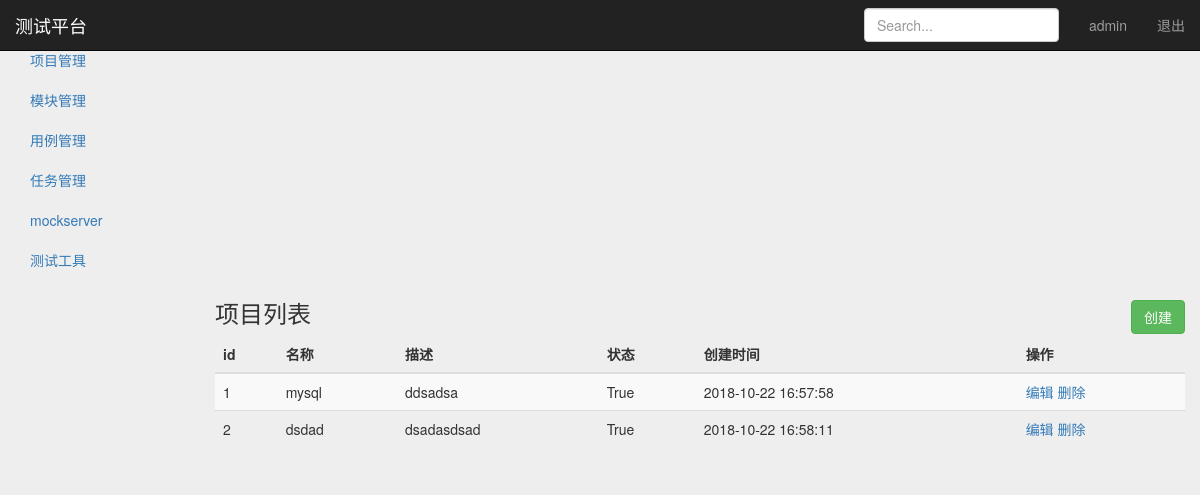
The app's page /manage/project_manage/ (signed in), older data.
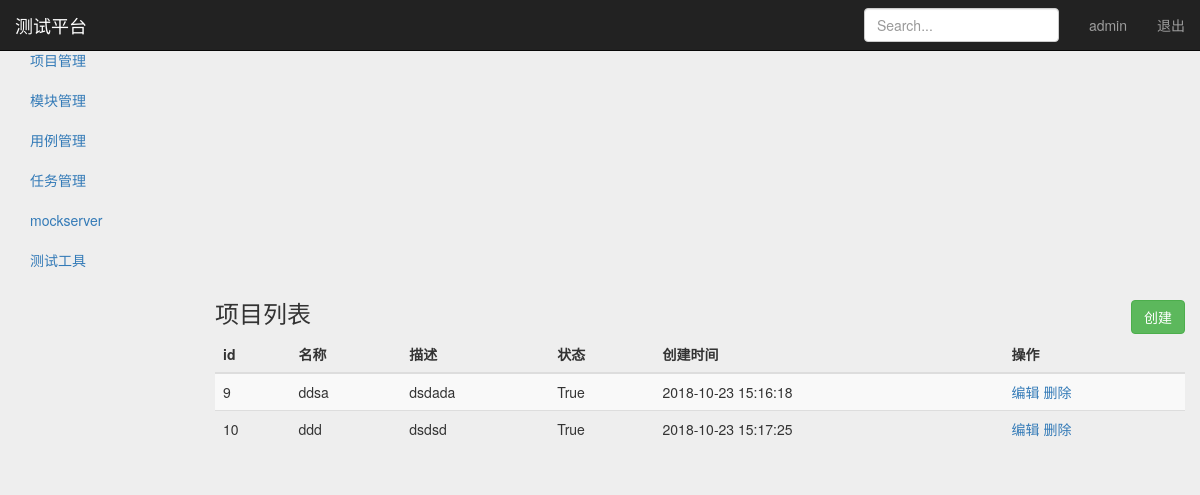
The same page, newer data.
### project_app/models.py (models this page shows, shortened)
class Project(models.Model):
	name = models.CharField('名称', max_length=100, blank=False, default="")
	describe = models.TextField('描述', default="")
	status = models.BooleanField('状态', default=True)
	create_time = models.DateTimeField('创建时间', auto_now=True)

### project_app/views/project_views.py (the view)
# urls.py: path('project_manage/', project_views.project_manage),
@login_required
def project_manage(request):
	"""判断用户是否登录"""
	username = request.session.get('user', '')
	project_list = Project.objects.all()
	context = {
		"projects": project_list,
		"user": username,
		"type": "list",
	}
	return render(request, "project_manage.html", context=context)

### templates/project_manage.html (shortened to what this page needs)
{% extends "base.html" %}
{% block content %}
    <nav class="navbar navbar-inverse navbar-fixed-top">
        <div class="container-fluid">
            <div class="navbar-header">
                <a class="navbar-brand" href="#">测试平台</a>
            </div>
            <div id="navbar" class="navbar-collapse collapse">
                <ul class="nav navbar-nav navbar-right">
                    <li><a href="#">{{ user }}</a></li>
                    <li><a href="/logout/">退出</a></li>
                </ul>
                <form class="navbar-form navbar-right">
                    <input type="text" class="form-control" placeholder="Search...">
                </form>
            </div>
        </div>
    </nav>
    <div class="container-fluid">
        <div class="row">
            <div class="col-sm-3 col-md-2 sidebar">
                <ul class="nav nav-sidebar">
                    <li class="active"><a href="#">项目管理</a></li>
                    <li><a href="/manage/module_manage/">模块管理</a></li>
                </ul>
                <ul class="nav nav-sidebar">
                    <li><a href="">用例管理</a></li>
                    <li><a href="">任务管理</a></li>
                </ul>
                <ul class="nav nav-sidebar">
                    <li><a href="">mockserver</a></li>
                    <li><a href="">测试工具</a></li>
                </ul>
            </div>
            {% if type == 'list'%}
            <div class="col-sm-9 col-sm-offset-3 col-md-10 col-md-offset-2 main">
                <h3 class="sub-header" >项目列表
                    <button type="button" class="btn btn-success"
                    style="float: right;"
                    onclick="window.location.href='/manage/add_project/'">创建</button>
                </h3>
                <div class="table-responsive">
                    <table class="table table-striped">
                        <thead>
                            <tr>
                                <th>id</th>
                                <th>名称</th>
                                <th>描述</th>
                                <th>状态</th>
                                <th>创建时间</th>
                                <th>操作</th>
                            </tr>
                        </thead>
                        <tbody>
                            {% for project in projects %}
                            <tr>
                                <td>{{ project.id }}</td>
                                <td>{{ project.name }}</td>
                                <td>{{ project.describe }}</td>
                                <td>{{ project.status }}</td>
                                <td>{{ project.create_time | date:"Y-m-d H:i:s" }}</td>
                                <td>
	                                <a href="/manage/edit_project/{{ project.id }}/">编辑</a>
	                                <a href="/manage/delete_project/{{ project.id }}/">删除</a>
                                </td>
                            </tr>
                            {% endfor %}
                        </tbody>
                    </table>
                </div>
            </div>
            {% endif %}
        </div>
    </div>
{% endblock %}

### templates/base.html (shortened to what this page needs)
<!DOCTYPE html>
<html lang="zh-CN">
<head>
    {% load static %}
    <link rel="stylesheet" type="text/css" href="{% static "css/bootstrap.min.css" %}">
    <link rel="stylesheet" type="text/css" href="{% static "css/signin.css" %}">
</head>
<body>
{% block content %}
{% endblock %}
</body>
</html>

### templates/static/css/signin.css (style rules this page uses)
body { padding-top: 40px; padding-bottom: 40px; background-color: #eee; }

Row changes from the older to the newer data that the page shows:
removed Project: id "1", name "mysql", describe "ddsadsa", status "True", create_time "2018-10-22 16:57:58"
removed Project: id "2", name "dsdad", describe "dsadasdsad", status "True", create_time "2018-10-22 16:58:11"
added Project: id "9", name "ddsa", describe "dsdada", status "True", create_time "2018-10-23 15:16:18"
added Project: id "10", name "ddd", describe "dsdsd", status "True", create_time "2018-10-23 15:17:25"
